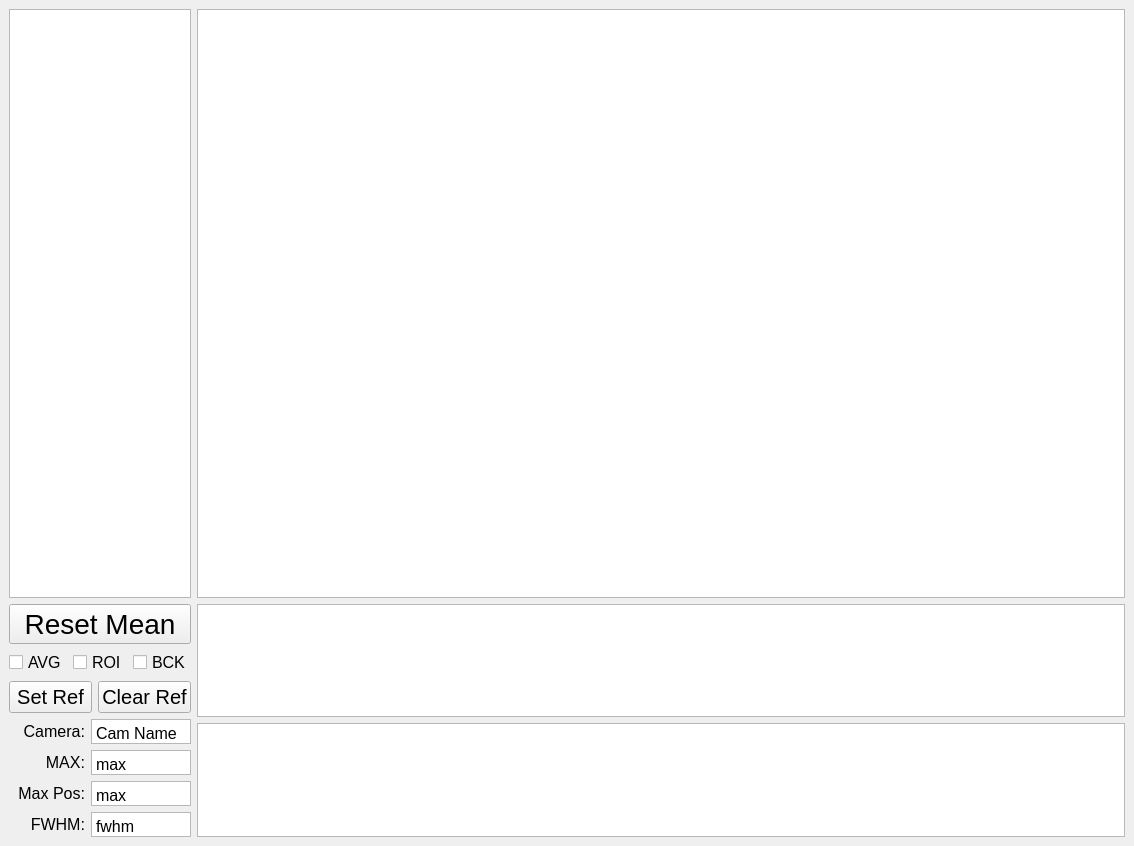
<?xml version="1.0" encoding="UTF-8"?>
<ui version="4.0">
 <class>mainView</class>
 <widget class="QMainWindow" name="mainView">
  <property name="geometry">
   <rect>
    <x>0</x>
    <y>0</y>
    <width>1134</width>
    <height>846</height>
   </rect>
  </property>
  <property name="windowTitle">
   <string>MainWindow</string>
  </property>
  <widget class="QWidget" name="centralwidget">
   <layout class="QGridLayout" name="gridLayout_2" rowstretch="25,1" columnstretch="1,15">
    <item row="0" column="0">
     <widget class="GraphicsLayoutWidget" name="y_proj"/>
    </item>
    <item row="0" column="1">
     <widget class="GraphicsLayoutWidget" name="graphicsView"/>
    </item>
    <item row="1" column="0">
     <layout class="QVBoxLayout" name="verticalLayout_2">
      <item>
       <layout class="QVBoxLayout" name="verticalLayout">
        <item>
         <widget class="QPushButton" name="reset_mean_pushButton">
          <property name="font">
           <font>
            <pointsize>21</pointsize>
           </font>
          </property>
          <property name="text">
           <string>Reset Mean</string>
          </property>
         </widget>
        </item>
        <item>
         <layout class="QHBoxLayout" name="horizontalLayout">
          <item>
           <widget class="QCheckBox" name="average_cbox">
            <property name="font">
             <font>
              <pointsize>12</pointsize>
             </font>
            </property>
            <property name="text">
             <string>AVG</string>
            </property>
           </widget>
          </item>
          <item>
           <widget class="QCheckBox" name="useROI_cbox">
            <property name="font">
             <font>
              <pointsize>12</pointsize>
             </font>
            </property>
            <property name="text">
             <string>ROI</string>
            </property>
           </widget>
          </item>
          <item>
           <widget class="QCheckBox" name="useBackground_cbox">
            <property name="font">
             <font>
              <pointsize>12</pointsize>
             </font>
            </property>
            <property name="text">
             <string>BCK</string>
            </property>
           </widget>
          </item>
         </layout>
        </item>
        <item>
         <layout class="QHBoxLayout" name="horizontalLayout_2">
          <item>
           <widget class="QPushButton" name="setRef_button">
            <property name="font">
             <font>
              <pointsize>15</pointsize>
             </font>
            </property>
            <property name="text">
             <string>Set Ref</string>
            </property>
           </widget>
          </item>
          <item>
           <widget class="QPushButton" name="clearRef_button">
            <property name="font">
             <font>
              <pointsize>15</pointsize>
             </font>
            </property>
            <property name="text">
             <string>Clear Ref</string>
            </property>
           </widget>
          </item>
         </layout>
        </item>
       </layout>
      </item>
      <item>
       <layout class="QGridLayout" name="gridLayout">
        <item row="0" column="0">
         <widget class="QLabel" name="label">
          <property name="minimumSize">
           <size>
            <width>65</width>
            <height>25</height>
           </size>
          </property>
          <property name="maximumSize">
           <size>
            <width>5555</width>
            <height>25</height>
           </size>
          </property>
          <property name="font">
           <font>
            <pointsize>12</pointsize>
           </font>
          </property>
          <property name="text">
           <string>Camera:</string>
          </property>
          <property name="alignment">
           <set>Qt::AlignRight|Qt::AlignTrailing|Qt::AlignVCenter</set>
          </property>
         </widget>
        </item>
        <item row="0" column="1">
         <widget class="QTextEdit" name="cam_name_text">
          <property name="sizePolicy">
           <sizepolicy hsizetype="Fixed" vsizetype="Fixed">
            <horstretch>0</horstretch>
            <verstretch>0</verstretch>
           </sizepolicy>
          </property>
          <property name="minimumSize">
           <size>
            <width>100</width>
            <height>25</height>
           </size>
          </property>
          <property name="maximumSize">
           <size>
            <width>100</width>
            <height>25</height>
           </size>
          </property>
          <property name="verticalScrollBarPolicy">
           <enum>Qt::ScrollBarAlwaysOff</enum>
          </property>
          <property name="horizontalScrollBarPolicy">
           <enum>Qt::ScrollBarAlwaysOff</enum>
          </property>
          <property name="html">
           <string>&lt;!DOCTYPE HTML PUBLIC &quot;-//W3C//DTD HTML 4.0//EN&quot; &quot;http://www.w3.org/TR/REC-html40/strict.dtd&quot;&gt;
&lt;html&gt;&lt;head&gt;&lt;meta name=&quot;qrichtext&quot; content=&quot;1&quot; /&gt;&lt;style type=&quot;text/css&quot;&gt;
p, li { white-space: pre-wrap; }
&lt;/style&gt;&lt;/head&gt;&lt;body style=&quot; font-family:'MS Shell Dlg 2'; font-size:7.8pt; font-weight:400; font-style:normal;&quot;&gt;
&lt;p style=&quot; margin-top:0px; margin-bottom:0px; margin-left:0px; margin-right:0px; -qt-block-indent:0; text-indent:0px;&quot;&gt;&lt;span style=&quot; font-size:12pt;&quot;&gt;Cam Name&lt;/span&gt;&lt;/p&gt;&lt;/body&gt;&lt;/html&gt;</string>
          </property>
         </widget>
        </item>
        <item row="1" column="0">
         <widget class="QLabel" name="label_4">
          <property name="minimumSize">
           <size>
            <width>65</width>
            <height>25</height>
           </size>
          </property>
          <property name="maximumSize">
           <size>
            <width>5555</width>
            <height>25</height>
           </size>
          </property>
          <property name="font">
           <font>
            <pointsize>12</pointsize>
           </font>
          </property>
          <property name="text">
           <string>MAX:</string>
          </property>
          <property name="alignment">
           <set>Qt::AlignRight|Qt::AlignTrailing|Qt::AlignVCenter</set>
          </property>
         </widget>
        </item>
        <item row="1" column="1">
         <widget class="QTextEdit" name="max_text">
          <property name="sizePolicy">
           <sizepolicy hsizetype="Fixed" vsizetype="Fixed">
            <horstretch>0</horstretch>
            <verstretch>0</verstretch>
           </sizepolicy>
          </property>
          <property name="minimumSize">
           <size>
            <width>100</width>
            <height>25</height>
           </size>
          </property>
          <property name="maximumSize">
           <size>
            <width>100</width>
            <height>25</height>
           </size>
          </property>
          <property name="verticalScrollBarPolicy">
           <enum>Qt::ScrollBarAlwaysOff</enum>
          </property>
          <property name="horizontalScrollBarPolicy">
           <enum>Qt::ScrollBarAlwaysOff</enum>
          </property>
          <property name="html">
           <string>&lt;!DOCTYPE HTML PUBLIC &quot;-//W3C//DTD HTML 4.0//EN&quot; &quot;http://www.w3.org/TR/REC-html40/strict.dtd&quot;&gt;
&lt;html&gt;&lt;head&gt;&lt;meta name=&quot;qrichtext&quot; content=&quot;1&quot; /&gt;&lt;style type=&quot;text/css&quot;&gt;
p, li { white-space: pre-wrap; }
&lt;/style&gt;&lt;/head&gt;&lt;body style=&quot; font-family:'MS Shell Dlg 2'; font-size:7.8pt; font-weight:400; font-style:normal;&quot;&gt;
&lt;p style=&quot; margin-top:0px; margin-bottom:0px; margin-left:0px; margin-right:0px; -qt-block-indent:0; text-indent:0px;&quot;&gt;&lt;span style=&quot; font-size:12pt;&quot;&gt;max&lt;/span&gt;&lt;/p&gt;&lt;/body&gt;&lt;/html&gt;</string>
          </property>
         </widget>
        </item>
        <item row="2" column="0">
         <widget class="QLabel" name="label_6">
          <property name="minimumSize">
           <size>
            <width>65</width>
            <height>25</height>
           </size>
          </property>
          <property name="maximumSize">
           <size>
            <width>5555</width>
            <height>25</height>
           </size>
          </property>
          <property name="font">
           <font>
            <pointsize>12</pointsize>
           </font>
          </property>
          <property name="text">
           <string>Max Pos:</string>
          </property>
          <property name="alignment">
           <set>Qt::AlignRight|Qt::AlignTrailing|Qt::AlignVCenter</set>
          </property>
         </widget>
        </item>
        <item row="2" column="1">
         <widget class="QTextEdit" name="max_pos_text">
          <property name="sizePolicy">
           <sizepolicy hsizetype="Fixed" vsizetype="Fixed">
            <horstretch>0</horstretch>
            <verstretch>0</verstretch>
           </sizepolicy>
          </property>
          <property name="minimumSize">
           <size>
            <width>100</width>
            <height>25</height>
           </size>
          </property>
          <property name="maximumSize">
           <size>
            <width>100</width>
            <height>25</height>
           </size>
          </property>
          <property name="verticalScrollBarPolicy">
           <enum>Qt::ScrollBarAlwaysOff</enum>
          </property>
          <property name="horizontalScrollBarPolicy">
           <enum>Qt::ScrollBarAlwaysOff</enum>
          </property>
          <property name="html">
           <string>&lt;!DOCTYPE HTML PUBLIC &quot;-//W3C//DTD HTML 4.0//EN&quot; &quot;http://www.w3.org/TR/REC-html40/strict.dtd&quot;&gt;
&lt;html&gt;&lt;head&gt;&lt;meta name=&quot;qrichtext&quot; content=&quot;1&quot; /&gt;&lt;style type=&quot;text/css&quot;&gt;
p, li { white-space: pre-wrap; }
&lt;/style&gt;&lt;/head&gt;&lt;body style=&quot; font-family:'MS Shell Dlg 2'; font-size:7.8pt; font-weight:400; font-style:normal;&quot;&gt;
&lt;p style=&quot; margin-top:0px; margin-bottom:0px; margin-left:0px; margin-right:0px; -qt-block-indent:0; text-indent:0px;&quot;&gt;&lt;span style=&quot; font-size:12pt;&quot;&gt;max&lt;/span&gt;&lt;/p&gt;&lt;/body&gt;&lt;/html&gt;</string>
          </property>
         </widget>
        </item>
        <item row="3" column="0">
         <widget class="QLabel" name="label_5">
          <property name="minimumSize">
           <size>
            <width>65</width>
            <height>25</height>
           </size>
          </property>
          <property name="maximumSize">
           <size>
            <width>5555</width>
            <height>25</height>
           </size>
          </property>
          <property name="font">
           <font>
            <pointsize>12</pointsize>
           </font>
          </property>
          <property name="text">
           <string>FWHM:</string>
          </property>
          <property name="alignment">
           <set>Qt::AlignRight|Qt::AlignTrailing|Qt::AlignVCenter</set>
          </property>
         </widget>
        </item>
        <item row="3" column="1">
         <widget class="QTextEdit" name="fwhm_text">
          <property name="sizePolicy">
           <sizepolicy hsizetype="Fixed" vsizetype="Fixed">
            <horstretch>0</horstretch>
            <verstretch>0</verstretch>
           </sizepolicy>
          </property>
          <property name="minimumSize">
           <size>
            <width>100</width>
            <height>25</height>
           </size>
          </property>
          <property name="maximumSize">
           <size>
            <width>100</width>
            <height>25</height>
           </size>
          </property>
          <property name="verticalScrollBarPolicy">
           <enum>Qt::ScrollBarAlwaysOff</enum>
          </property>
          <property name="horizontalScrollBarPolicy">
           <enum>Qt::ScrollBarAlwaysOff</enum>
          </property>
          <property name="html">
           <string>&lt;!DOCTYPE HTML PUBLIC &quot;-//W3C//DTD HTML 4.0//EN&quot; &quot;http://www.w3.org/TR/REC-html40/strict.dtd&quot;&gt;
&lt;html&gt;&lt;head&gt;&lt;meta name=&quot;qrichtext&quot; content=&quot;1&quot; /&gt;&lt;style type=&quot;text/css&quot;&gt;
p, li { white-space: pre-wrap; }
&lt;/style&gt;&lt;/head&gt;&lt;body style=&quot; font-family:'MS Shell Dlg 2'; font-size:7.8pt; font-weight:400; font-style:normal;&quot;&gt;
&lt;p style=&quot; margin-top:0px; margin-bottom:0px; margin-left:0px; margin-right:0px; -qt-block-indent:0; text-indent:0px;&quot;&gt;&lt;span style=&quot; font-size:12pt;&quot;&gt;fwhm&lt;/span&gt;&lt;/p&gt;&lt;/body&gt;&lt;/html&gt;</string>
          </property>
         </widget>
        </item>
       </layout>
      </item>
     </layout>
    </item>
    <item row="1" column="1">
     <layout class="QVBoxLayout" name="verticalLayout_3">
      <item>
       <widget class="GraphicsLayoutWidget" name="x_proj"/>
      </item>
      <item>
       <widget class="GraphicsLayoutWidget" name="x_proj_2"/>
      </item>
     </layout>
    </item>
   </layout>
   <zorder>graphicsView</zorder>
   <zorder>y_proj</zorder>
   <zorder></zorder>
   <zorder>layoutWidget</zorder>
  </widget>
 </widget>
 <customwidgets>
  <customwidget>
   <class>GraphicsLayoutWidget</class>
   <extends>QGraphicsView</extends>
   <header>pyqtgraph</header>
  </customwidget>
 </customwidgets>
 <resources/>
 <connections/>
</ui>
